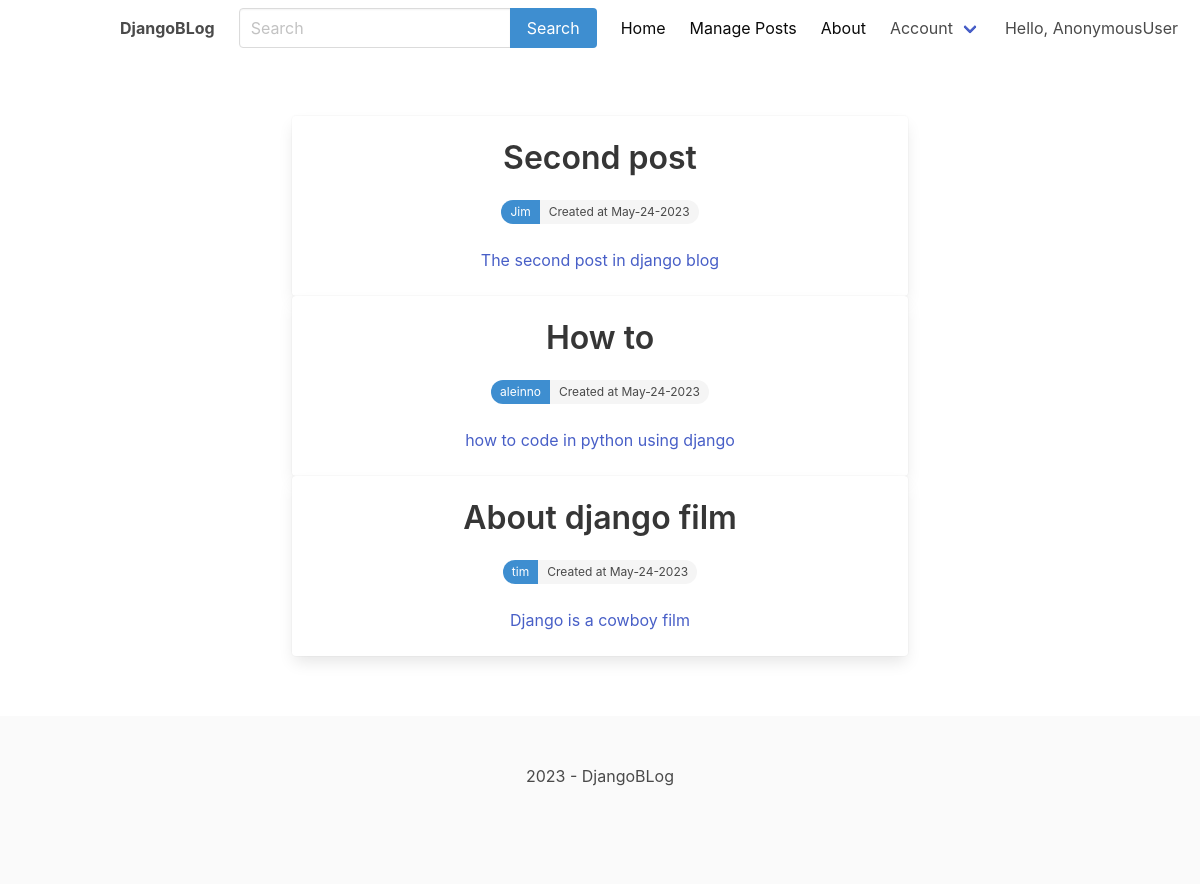
Page /django/ on the earlier database version.
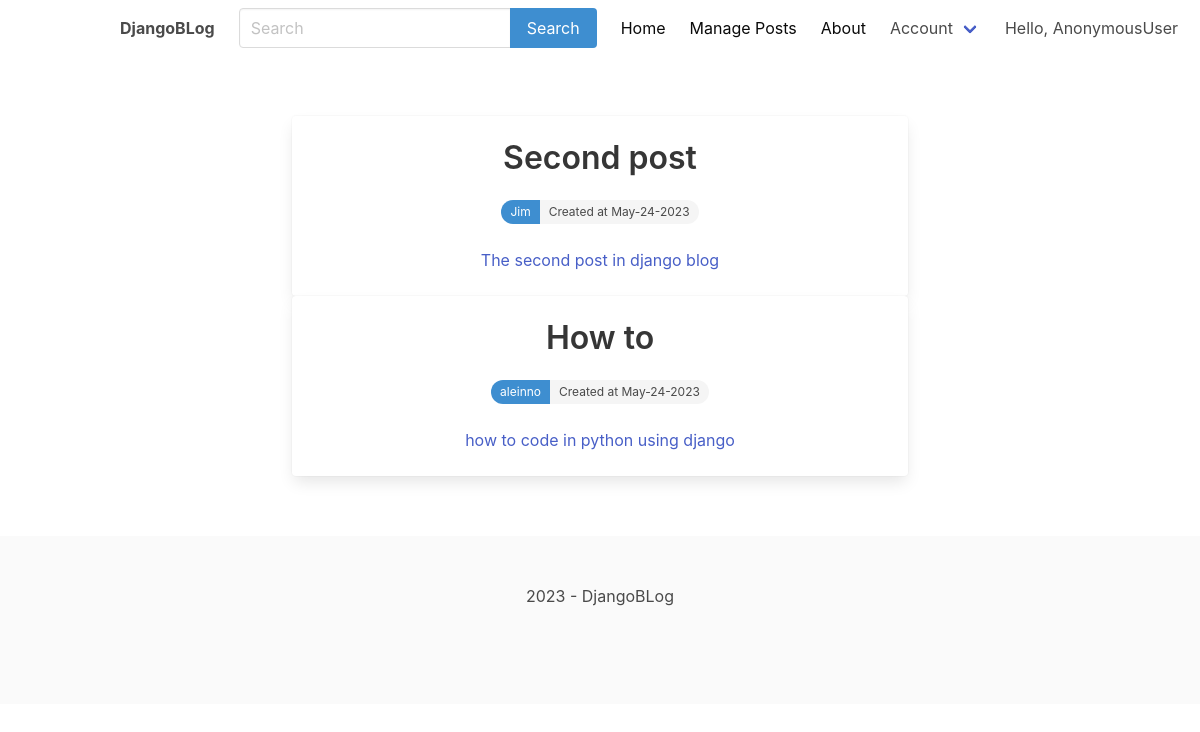
Same page on the later database version.
### blog/models.py (models this page shows, shortened)
class Post(models.Model):
    ACTIVE = 'active'
    DRAFT = 'draft'
    CHOICES_STATUS = (
        (ACTIVE, 'Active'),
        (DRAFT, 'Draft'),
    )
    author = models.ForeignKey('auth.User', on_delete=models.CASCADE, related_name='posts', null=True)
    category = models.ForeignKey(Category, on_delete=models.CASCADE, related_name='posts', null=True)
    title = models.CharField(max_length=200)
    intro = models.CharField(max_length=200)
    slug = models.SlugField(max_length=200, unique=True)
    body = models.TextField(max_length=800)
    updated = models.DateTimeField(auto_now=True)
    created = models.DateTimeField(auto_now_add=True)
    status = models.CharField(max_length=10, choices=CHOICES_STATUS, default=DRAFT)
    class Meta:
        ordering = ['-updated', '-created']

### blog/views.py (the view)
# urls.py: path('<slug:slug>/', views.category, name='category_detail'),
def category(request, slug):
    category = get_object_or_404(Category, slug=slug)
    posts = category.posts.filter(status=Post.ACTIVE)
    return render(request, 'blog/category.html', {'category': category, 'posts': posts})

### blog/templates/blog/category.html (shortened to what this page needs)
{% extends 'main.html' %}
{% block content %}
    <div class="container">
        <section class="articles">
            <div class="column is-8 is-offset-2">
                {% for post in posts %}
                    <div class="card article">
                        <div class="card-content">
                            <a href="{% url 'post_detail' post.category.slug  post.slug %}">
                                <div class="media">
                                    <div class="media-content has-text-centered">
                                        <p class="title article-title">{{ post.title }}</p>
                                        <div class="tags has-addons level-item">
                                            <span class="tag is-rounded is-info">{{ post.author }}</span>
                                            <span class="tag is-rounded">Created at {{ post.created|date:'M-d-Y' }}</span>
                                        </div>
                                    </div>
                                </div>
                                <div class="content has-text-centered article-intro">
                                    {{ post.intro }}
                                </div>
                            </a>
                        </div>
                    </div>
                    {% empty %}
                    <div class="content">
                        <p>No posts int his category yet...</p>
                    </div>
                {% endfor %}
            </div>
        </section>
    </div>
{% endblock %}

### templates/main.html (shortened to what this page needs)
<!DOCTYPE html>
<html lang="en">
<head>
    <link rel="stylesheet" href="https://unpkg.com/bulma@0.9.3/css/bulma.min.css"/>
    <link rel="stylesheet" href="https://maxcdn.bootstrapcdn.com/font-awesome/4.7.0/css/font-awesome.min.css">
    <link rel='stylesheet'
          href='https://cdnjs.cloudflare.com/ajax/libs/overlayscrollbars/1.9.1/css/OverlayScrollbars.min.css'>
</head>
<body>
<nav class="navbar">
    <div class="container">
        <div class="navbar-brand">
            <a class="navbar-item" href="/">
                <strong>DjangoBLog</strong>
            </a>
        </div>
        <div id="navbarMenu" class="navbar-menu">
            <div class="navbar-end">
                <div class="navbar-item">
                    <form method="get" action="{% url 'search' %}">
                        <div class="field has-addons">
                            <div class="control">
                                <input class="input" type="text" name="query" placeholder="Search">
                            </div>
                            <div class="control">
                                <button class="button is-info">
                                    Search
                                </button>
                            </div>
                        </div>
                    </form>
                </div>
                <a class="navbar-item is-active" href="/">
                    Home
                </a>
                <a class="navbar-item is-active" href="/manage-post/">
                    Manage Posts
                </a>
                <a class="navbar-item is-active" href="/about/">
                    About
                </a>
                <div class="navbar-item has-dropdown is-hoverable">
                    <a class="navbar-link">
                        Account
                    </a>
                </div>
                <span class="navbar-item">Hello, {{ request.user }}</span>
            </div>
        </div>
    </div>
</nav>
<section class="section">
    <div class="container">
        {% block content %}
        {% endblock %}
    </div>
</section>
<footer class="footer">
    <div class="container">
        <div class="content has-text-centered">
            <p>
                2023 - DjangoBLog
            </p>
        </div>
    </div>
</footer>
</body>
</html>

Differences in the rows shown:
removed Post: title "About django film", author "tim", created "May-24-2023", intro "Django is a cowboy film"
